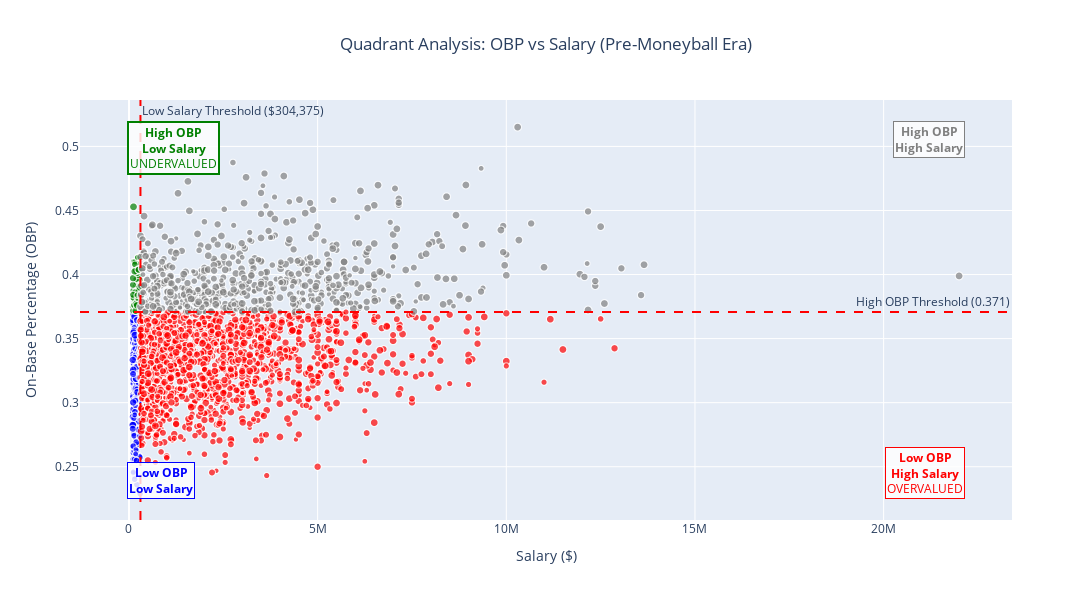

Notebook source saved alongside this figure:
### Code cell
import matplotlib.pyplot as plt
import plotly.express as px
import plotly.graph_objects as go
import seaborn as sns
import statsmodels.api as sm
import warnings

from plotly.subplots import make_subplots
from sklearn.linear_model import LinearRegression
from sklearn.preprocessing import StandardScaler
from sklearn.metrics import r2_score
from statsmodels.stats.outliers_influence import variance_inflation_factor


# Remove rows with missing OBP or salary data for the analysis
analysis_df = pre_moneyball_df.dropna(subset=['OBP', 'salary']).copy()

# Calculate percentiles to identify undervalued players
# High OBP = above 75th percentile
# Low Salary = below 25th percentile
obp_75th = analysis_df['OBP'].quantile(0.75)
salary_25th = analysis_df['salary'].quantile(0.25)

print(f"=== QUADRANT ANALYSIS CRITERIA ===")
print(f"High OBP threshold (75th percentile): {obp_75th:.3f}")
print(f"Low Salary threshold (25th percentile): ${salary_25th:,.0f}")

# Create quadrant categories for each player
def assign_quadrant(row):
    if row['OBP'] >= obp_75th and row['salary'] <= salary_25th:
        return 'High OBP, Low Salary (Green)'  # Undervalued
    elif row['OBP'] < obp_75th and row['salary'] <= salary_25th:
        return 'Low OBP, Low Salary (Blue)'
    elif row['OBP'] >= obp_75th and row['salary'] > salary_25th:
        return 'High OBP, High Salary (Gray)'
    else:
        return 'Low OBP, High Salary (Red)'  # Overvalued

analysis_df['quadrant'] = analysis_df.apply(assign_quadrant, axis=1)

# Count players in each quadrant
quadrant_counts = analysis_df['quadrant'].value_counts()
print(f"\n=== QUADRANT DISTRIBUTION ===")
for quadrant, count in quadrant_counts.items():
    print(f"{quadrant}: {count} players")

# Identify undervalued players (green quadrant)
undervalued_players = analysis_df[analysis_df['quadrant'] == 'High OBP, Low Salary (Green)'].copy()
print(f"\nNumber of undervalued players identified: {len(undervalued_players)}")

# Create interactive scatter plot with quadrant-based coloring
fig = px.scatter(
    analysis_df, 
    x='salary', 
    y='OBP',
    color='quadrant',  # Color by quadrant
    size='G',  # Games played as size
    size_max=8,  # Smaller maximum bubble size
    hover_data=['playerID', 'teamID', 'yearID', 'BA', 'SLG', 'OPS'],
    title='Quadrant Analysis: OBP vs Salary (Pre-Moneyball Era)',
    labels={
        'salary': 'Salary ($)',
        'OBP': 'On-Base Percentage (OBP)',
        'G': 'Games Played',
        'quadrant': 'Quadrant'
    },
    color_discrete_map={
        'High OBP, Low Salary (Green)': 'green',
        'Low OBP, Low Salary (Blue)': 'blue', 
        'High OBP, High Salary (Gray)': 'gray',
        'Low OBP, High Salary (Red)': 'red'
    }
)

# Add threshold lines
fig.add_hline(y=obp_75th, line_dash="dash", line_color="red", 
              annotation_text=f"High OBP Threshold ({obp_75th:.3f})")
fig.add_vline(x=salary_25th, line_dash="dash", line_color="red", 
              annotation_text=f"Low Salary Threshold (${salary_25th:,.0f})")

# Quadrant-based coloring is now handled by the main scatter plot

# Update layout
fig.update_layout(
    width=1200,
    height=600,
    showlegend=False,
    xaxis_title="Salary ($)",
    yaxis_title="On-Base Percentage (OBP)",
    title_x=0.5
)

# Add quadrant labels
fig.add_annotation(
    x=0.95, y=0.95,
    xref="paper", yref="paper",
    text="<b>High OBP<br>High Salary</b>",
    showarrow=False,
    font=dict(size=12, color="gray"),
    bgcolor="rgba(255,255,255,0.8)",
    bordercolor="gray",
    borderwidth=1
)

fig.add_annotation(
    x=0.05, y=0.95,
    xref="paper", yref="paper",
    text="<b>High OBP<br>Low Salary</b><br><span style='color:green'>UNDERVALUED</span>",
    showarrow=False,
    font=dict(size=12, color="green"),
    bgcolor="rgba(255,255,255,0.8)",
    bordercolor="green",
    borderwidth=2
)

fig.add_annotation(
    x=0.95, y=0.05,
    xref="paper", yref="paper",
    text="<b>Low OBP<br>High Salary</b><br><span style='color:red'>OVERVALUED</span>",
    showarrow=False,
    font=dict(size=12, color="red"),
    bgcolor="rgba(255,255,255,0.8)",
    bordercolor="red",
    borderwidth=1
)

fig.add_annotation(
    x=0.05, y=0.05,
    xref="paper", yref="paper",
    text="<b>Low OBP<br>Low Salary</b>",
    showarrow=False,
    font=dict(size=12, color="blue"),
    bgcolor="rgba(255,255,255,0.8)",
    bordercolor="blue",
    borderwidth=1
)

fig.show()

# Display top undervalued players if any exist
if len(undervalued_players) > 0:
    print(f"\n=== UNDERVALUED PLAYERS (High OBP (descending), Low Salary) ===\n")
    top_undervalued = undervalued_players.sort_values(['OBP'], ascending=[False])[['playerID', 'yearID', 'teamID', 'OBP', 'BA', 'SLG', 'OPS', 'salary']]
    print(top_undervalued.to_string(index=False))
else:
    print("\nNo players meet the strict criteria for undervalued players.")
    print("Let's look at players with above-average OBP and below-average salary...")
    
    # Let us relax the criteria to find more undervalued players.
    # Relaxed criteria:
    # 1. Above median OBP
    # 2. Below median salary
    obp_median = analysis_df['OBP'].median()
    salary_median = analysis_df['salary'].median()
    
    relaxed_undervalued = analysis_df[
        (analysis_df['OBP'] >= obp_median) & 
        (analysis_df['salary'] <= salary_median)
    ].copy()
    
    print(f"\nRelaxed criteria (above median OBP: {obp_median:.3f}, below median salary: ${salary_median:,.0f})")
    print(f"Number of players: {len(relaxed_undervalued)}")
    
    if len(relaxed_undervalued) > 0:
        top_relaxed = relaxed_undervalued.sort_values(['OBP'], ascending=[False])[['playerID', 'yearID', 'teamID', 'OBP', 'BA', 'SLG', 'OPS', 'salary']]
        print(top_relaxed.to_string(index=False))

### Figure 1 — Plotly figure (JSON) as saved in the notebook; plotly's stock layout.template omitted (floating-point values rounded to 4 significant figures; data arrays with more than 128 entries replaced by an {"elided": "..."} marker saying what was removed)
{"data": [{"customdata": {"elided": "619x6 mixed values"}, "hovertemplate": "Quadrant=Low OBP, Low Salary (Blue)<br>Salary ($)=%{x}<br>On-Base Percentage (OBP)=%{y}<br>Games Played=%{marker.size}<br>playerID=%{customdata[0]}<br>teamID=%{customdata[1]}<br>yearID=%{customdata[2]}<br>BA=%{customdata[3]}<br>SLG=%{customdata[4]}<br>OPS=%{customdata[5]}<extra></extra>", "legendgroup": "Low OBP, Low Salary (Blue)", "marker": {"color": "blue", "size": {"elided": "619 int values"}, "sizemode": "area", "sizeref": 2.547, "symbol": "circle"}, "mode": "markers", "name": "Low OBP, Low Salary (Blue)", "showlegend": true, "type": "scattergl", "x": {"elided": "619 int values"}, "xaxis": "x", "y": {"elided": "619 float values"}, "yaxis": "y"}, {"customdata": {"elided": "1481x6 mixed values"}, "hovertemplate": "Quadrant=Low OBP, High Salary (Red)<br>Salary ($)=%{x}<br>On-Base Percentage (OBP)=%{y}<br>Games Played=%{marker.size}<br>playerID=%{customdata[0]}<br>teamID=%{customdata[1]}<br>yearID=%{customdata[2]}<br>BA=%{customdata[3]}<br>SLG=%{customdata[4]}<br>OPS=%{customdata[5]}<extra></extra>", "legendgroup": "Low OBP, High Salary (Red)", "marker": {"color": "red", "size": {"elided": "1481 int values"}, "sizemode": "area", "sizeref": 2.547, "symbol": "circle"}, "mode": "markers", "name": "Low OBP, High Salary (Red)", "showlegend": true, "type": "scattergl", "x": {"elided": "1481 int values"}, "xaxis": "x", "y": {"elided": "1481 float values"}, "yaxis": "y"}, {"customdata": {"elided": "81x6 mixed values"}, "hovertemplate": "Quadrant=High OBP, Low Salary (Green)<br>Salary ($)=%{x}<br>On-Base Percentage (OBP)=%{y}<br>Games Played=%{marker.size}<br>playerID=%{customdata[0]}<br>teamID=%{customdata[1]}<br>yearID=%{customdata[2]}<br>BA=%{customdata[3]}<br>SLG=%{customdata[4]}<br>OPS=%{customdata[5]}<extra></extra>", "legendgroup": "High OBP, Low Salary (Green)", "marker": {"color": "green", "size": [151, 119, 151, 148, 124, 121, 96, 123, 104, 153, 108, 151, 128, 158, 159, 122, 115, 116, 129, 105, 131, 90, 124, 112, 159, 80, 139, 155, 101, 152, 130, 96, 88, 135, 109, 130, 144, 105, 107, 117, 146, 152, 95, 125, 140, 125, 128, 144, 147, 117, 151, 109, 107, 136, 145, 119, 86, 156, 161, 137, 149, 156, 142, 130, 129, 92, 130, 133, 144, 82, 150, 149, 158, 82, 152, 124, 73, 143, 136, 108, 120], "sizemode": "area", "sizeref": 2.547, "symbol": "circle"}, "mode": "markers", "name": "High OBP, Low Salary (Green)", "showlegend": true, "type": "scattergl", "x": [180000, 220000, 215000, 152500, 200000, 250000, 140000, 205000, 285000, 225000, 280000, 220000, 225000, 187500, 260000, 155000, 230000, 200000, 100000, 125000, 200000, 200000, 282500, 300000, 275000, 109000, 258333, 172000, 110000, 190000, 170000, 175000, 229000, 216000, 296000, 109000, 235000, 250000, 190000, 200000, 245000, 215000, 152000, 230000, 275000, 105000, 255000, 108000, 198000, 215000, 215000, 155000, 114500, 180000, 300000, 245000, 170000, 215000, 200000, 150000, 195000, 150000, 127500, 212500, 135000, 220000, 140000, 165000, 192500, 190000, 265000, 270000, 120000, 230000, 290000, 109000, 230000, 175000, 212500, 225000, 252500], "xaxis": "x", "y": [0.4085, 0.3913, 0.3909, 0.3723, 0.379, 0.3963, 0.3785, 0.3927, 0.3728, 0.3815, 0.3782, 0.3991, 0.3842, 0.3909, 0.3759, 0.3862, 0.373, 0.3794, 0.3748, 0.3721, 0.394, 0.3731, 0.3909, 0.3963, 0.4041, 0.4103, 0.3971, 0.3864, 0.3877, 0.3805, 0.4043, 0.3838, 0.3894, 0.3714, 0.3774, 0.3718, 0.3905, 0.4018, 0.3963, 0.3872, 0.3996, 0.3867, 0.4098, 0.3735, 0.3819, 0.3919, 0.4136, 0.3972, 0.374, 0.401, 0.3866, 0.4079, 0.3814, 0.3741, 0.3829, 0.4043, 0.3712, 0.3782, 0.403, 0.4025, 0.3752, 0.3775, 0.382, 0.3785, 0.3759, 0.4133, 0.3761, 0.3863, 0.3773, 0.3834, 0.3872, 0.4038, 0.4529, 0.3841, 0.3902, 0.3842, 0.3811, 0.3718, 0.376, 0.384, 0.4038], "yaxis": "y"}, {"customdata": {"elided": "619x6 mixed values"}, "hovertemplate": "Quadrant=High OBP, High Salary (Gray)<br>Salary ($)=%{x}<br>On-Base Percentage (OBP)=%{y}<br>Games Played=%{marker.size}<br>playerID=%{customdata[0]}<br>teamID=%{customdata[1]}<br>yearID=%{customdata[2]}<br>BA=%{customdata[3]}<br>SLG=%{customdata[4]}<br>OPS=%{customdata[5]}<extra></extra>", "legendgroup": "High OBP, High Salary (Gray)", "marker": {"color": "gray", "size": {"elided": "619 int values"}, "sizemode": "area", "sizeref": 2.547, "symbol": "circle"}, "mode": "markers", "name": "High OBP, High Salary (Gray)", "showlegend": true, "type": "scattergl", "x": {"elided": "619 int values"}, "xaxis": "x", "y": {"elided": "619 float values"}, "yaxis": "y"}], "layout": {"annotations": [{"showarrow": false, "text": "High OBP Threshold (0.371)", "x": 1, "xanchor": "right", "xref": "x domain", "y": 0.3708, "yanchor": "bottom", "yref": "y"}, {"showarrow": false, "text": "Low Salary Threshold ($304,375)", "x": 304375, "xanchor": "left", "xref": "x", "y": 1, "yanchor": "top", "yref": "y domain"}, {"bgcolor": "rgba(255,255,255,0.8)", "bordercolor": "gray", "borderwidth": 1, "font": {"color": "gray", "size": 12}, "showarrow": false, "text": "<b>High OBP<br>High Salary</b>", "x": 0.95, "xref": "paper", "y": 0.95, "yref": "paper"}, {"bgcolor": "rgba(255,255,255,0.8)", "bordercolor": "green", "borderwidth": 2, "font": {"color": "green", "size": 12}, "showarrow": false, "text": "<b>High OBP<br>Low Salary</b><br><span style='color:green'>UNDERVALUED</span>", "x": 0.05, "xref": "paper", "y": 0.95, "yref": "paper"}, {"bgcolor": "rgba(255,255,255,0.8)", "bordercolor": "red", "borderwidth": 1, "font": {"color": "red", "size": 12}, "showarrow": false, "text": "<b>Low OBP<br>High Salary</b><br><span style='color:red'>OVERVALUED</span>", "x": 0.95, "xref": "paper", "y": 0.05, "yref": "paper"}, {"bgcolor": "rgba(255,255,255,0.8)", "bordercolor": "blue", "borderwidth": 1, "font": {"color": "blue", "size": 12}, "showarrow": false, "text": "<b>Low OBP<br>Low Salary</b>", "x": 0.05, "xref": "paper", "y": 0.05, "yref": "paper"}], "height": 600, "legend": {"itemsizing": "constant", "title": {"text": "Quadrant"}, "tracegroupgap": 0}, "shapes": [{"line": {"color": "red", "dash": "dash"}, "type": "line", "x0": 0, "x1": 1, "xref": "x domain", "y0": 0.3708, "y1": 0.3708, "yref": "y"}, {"line": {"color": "red", "dash": "dash"}, "type": "line", "x0": 304375, "x1": 304375, "xref": "x", "y0": 0, "y1": 1, "yref": "y domain"}], "showlegend": false, "title": {"text": "Quadrant Analysis: OBP vs Salary (Pre-Moneyball Era)", "x": 0.5}, "width": 1200, "xaxis": {"anchor": "y", "domain": [0, 1], "title": {"text": "Salary ($)"}}, "yaxis": {"anchor": "x", "domain": [0, 1], "title": {"text": "On-Base Percentage (OBP)"}}}}
